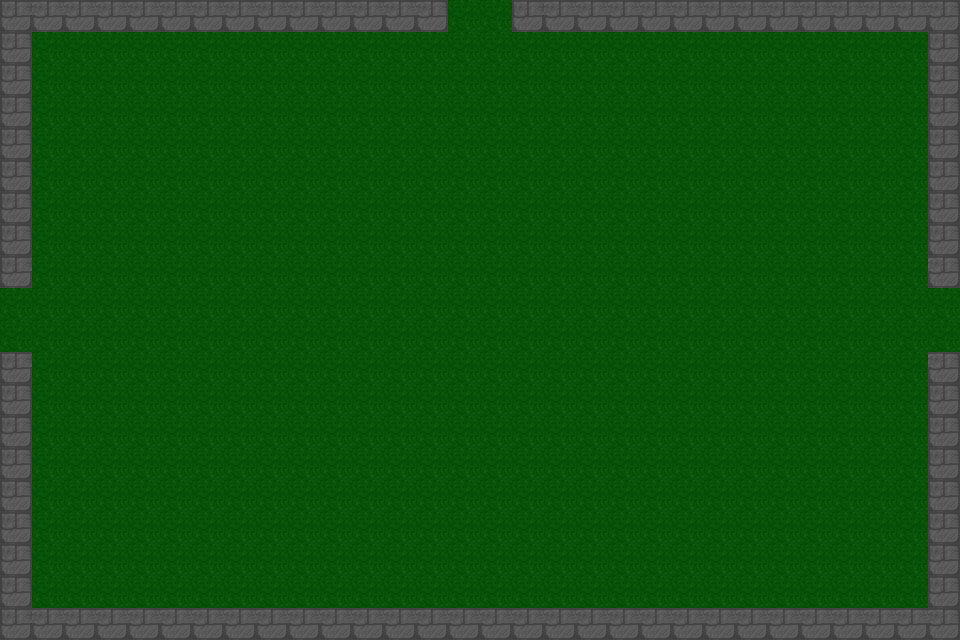

Tiled map render using the project's own tile images. Description and the whole map definition, tile-layer contents included, below:
An orthogonal 30x20 tile map with 32x32 px tiles, 1 tile layer (Tile layer 1), 2 tilesets and 15 objects.

<map version="1.10" tiledversion="1.11.2" orientation="orthogonal" renderorder="right-down" width="30" height="20" tilewidth="32" tileheight="32" infinite="0" nextlayerid="3" nextobjectid="1">
    <tileset firstgid="1" name="Town Tileset" tilewidth="32" tileheight="32" tilecount="64" columns="8">
        <image source="../tiles/World H Tileset.png" trans="ff00ff" width="256" height="256" />
        <tile id="4">
            <objectgroup draworder="index" id="2">
                <object id="1" x="0" y="0" width="32" height="32" />
            </objectgroup>
        </tile>
        <tile id="5">
            <objectgroup draworder="index" id="2">
                <object id="1" x="0" y="0" width="32" height="32" />
            </objectgroup>
        </tile>
        <tile id="6">
            <objectgroup draworder="index" id="2">
                <object id="1" x="0" y="0" width="32" height="32" />
            </objectgroup>
        </tile>
        <tile id="7">
            <objectgroup draworder="index" id="2">
                <object id="1" x="0" y="0" width="32" height="32" />
            </objectgroup>
        </tile>
        <tile id="8">
            <objectgroup draworder="index" id="2">
                <object id="1" x="0" y="0" width="32" height="32" />
            </objectgroup>
        </tile>
        <tile id="10">
            <objectgroup draworder="index" id="2">
                <object id="1" x="0" y="32" width="32" height="0" />
            </objectgroup>
        </tile>
        <tile id="11">
            <objectgroup draworder="index" id="2">
                <object id="1" x="0" y="32" width="32" height="0" />
                <object id="2" x="32" y="0" width="0" height="32" />
            </objectgroup>
        </tile>
        <tile id="12">
            <objectgroup draworder="index" id="2">
                <object id="1" x="32" y="0" width="0" height="32" />
            </objectgroup>
        </tile>
        <tile id="13">
            <objectgroup draworder="index" id="2">
                <object id="1" x="0" y="32" width="32" height="0" />
                <object id="2" x="0" y="32" width="32" height="0" />
                <object id="3" x="0" y="0" width="0" height="32" />
            </objectgroup>
        </tile>
        <tile id="14">
            <objectgroup draworder="index" id="2">
                <object id="1" x="0" y="0" width="0" height="32" />
            </objectgroup>
        </tile>
        <tile id="16">
            <objectgroup draworder="index" id="2">
                <object id="1" x="0" y="0" width="32" height="32" />
            </objectgroup>
        </tile>
        <tile id="24">
            <objectgroup draworder="index" id="2">
                <object id="1" x="0" y="0" width="32" height="32" />
            </objectgroup>
        </tile>
    </tileset>
    <tileset firstgid="65" name="Dungeon Crawler Tileset" tilewidth="32" tileheight="32" tilecount="100" columns="10">
        <image source="../tiles/Dungeon_Tile.png" trans="" width="320" height="320" />
    </tileset>
    <layer id="1" name="Tile layer 1" width="30" height="20">
        <data encoding="csv">
9,6,6,6,6,6,6,6,6,6,6,6,6,7,2,2,9,6,6,6,6,6,6,6,6,6,6,6,6,7,
8,2,2,2,2,2,2,2,2,2,2,2,2,2,2,2,2,2,2,2,2,2,2,2,2,2,2,2,2,8,
8,2,2,2,2,2,2,2,2,2,2,2,2,2,2,2,2,2,2,2,2,2,2,2,2,2,2,2,2,8,
8,2,2,2,2,2,2,2,2,2,2,2,2,2,2,2,2,2,2,2,2,2,2,2,2,2,2,2,2,8,
8,2,2,2,2,2,2,2,2,2,2,2,2,2,2,2,2,2,2,2,2,2,2,2,2,2,2,2,2,8,
8,2,2,2,2,2,2,2,2,2,2,2,2,2,2,2,2,2,2,2,2,2,2,2,2,2,2,2,2,8,
8,2,2,2,2,2,2,2,2,2,2,2,2,2,2,2,2,2,2,2,2,2,2,2,2,2,2,2,2,8,
8,2,2,2,2,2,2,2,2,2,2,2,2,2,2,2,2,2,2,2,2,2,2,2,2,2,2,2,2,8,
9,2,2,2,2,2,2,2,2,2,2,2,2,2,2,2,2,2,2,2,2,2,2,2,2,2,2,2,2,7,
2,2,2,2,2,2,2,2,2,2,2,2,2,2,2,2,2,2,2,2,2,2,2,2,2,2,2,2,2,2,
2,2,2,2,2,2,2,2,2,2,2,2,2,2,2,2,2,2,2,2,2,2,2,2,2,2,2,2,2,2,
9,2,2,2,2,2,2,2,2,2,2,2,2,2,2,2,2,2,2,2,2,2,2,2,2,2,2,2,2,7,
8,2,2,2,2,2,2,2,2,2,2,2,2,2,2,2,2,2,2,2,2,2,2,2,2,2,2,2,2,8,
8,2,2,2,2,2,2,2,2,2,2,2,2,2,2,2,2,2,2,2,2,2,2,2,2,2,2,2,2,8,
8,2,2,2,2,2,2,2,2,2,2,2,2,2,2,2,2,2,2,2,2,2,2,2,2,2,2,2,2,8,
8,2,2,2,2,2,2,2,2,2,2,2,2,2,2,2,2,2,2,2,2,2,2,2,2,2,2,2,2,8,
8,2,2,2,2,2,2,2,2,2,2,2,2,2,2,2,2,2,2,2,2,2,2,2,2,2,2,2,2,8,
8,2,2,2,2,2,2,2,2,2,2,2,2,2,2,2,2,2,2,2,2,2,2,2,2,2,2,2,2,8,
8,2,2,2,2,2,2,2,2,2,2,2,2,2,2,2,2,2,2,2,2,2,2,2,2,2,2,2,2,8,
9,6,6,6,6,6,6,6,6,6,6,6,6,6,6,6,6,6,6,6,6,6,6,6,6,6,6,6,6,7
        </data>
    </layer>
</map>
